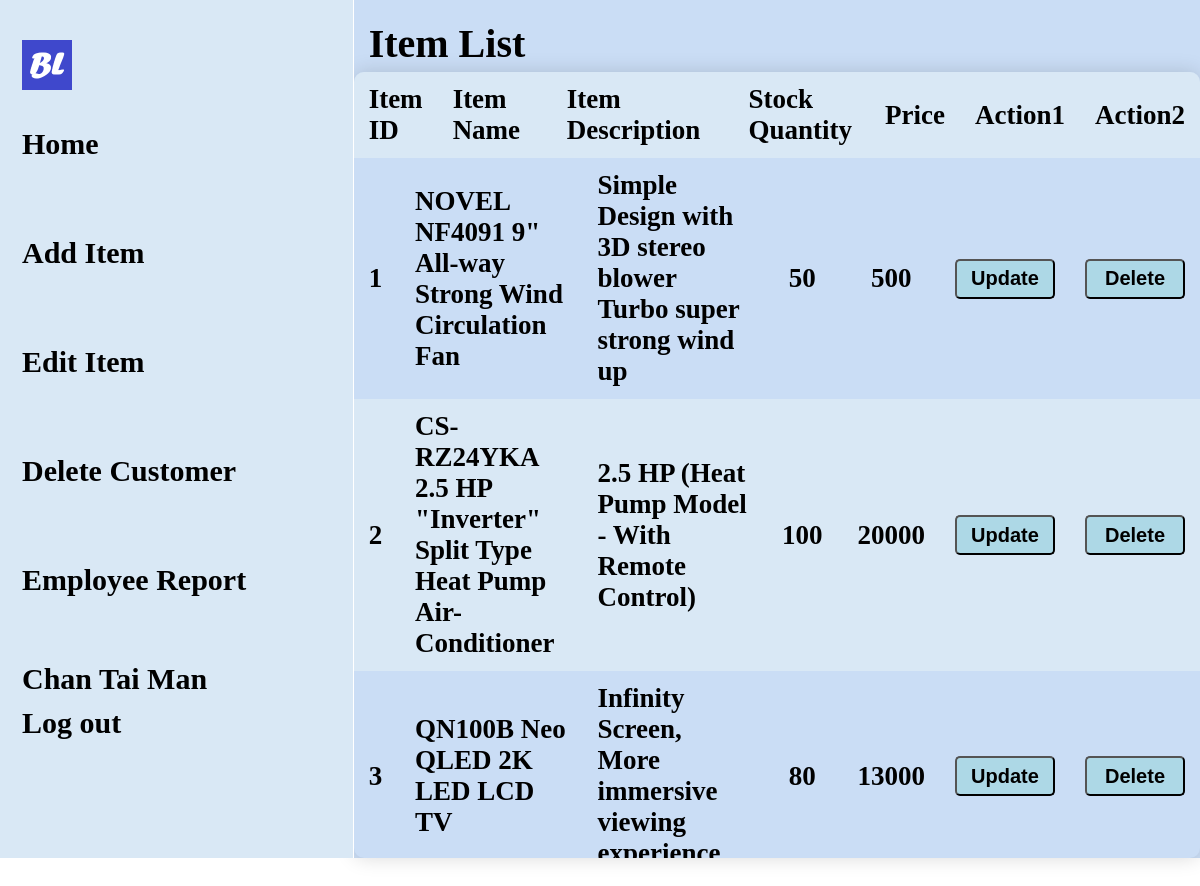
The app's page /EditItem.php (signed in) with its own data.
### tables this page shows
CREATE TABLE `item` (
  `itemID` int(11) NOT NULL,
  `itemName` varchar(255) NOT NULL,
  `itemDescription` text,
  `stockQuantity` int(11) NOT NULL DEFAULT '0',
  `price` double NOT NULL
);

### EditItem.php (the view, shortened to what this page needs)
<!doctype html>
<html lang="en">
<head>
    <link rel="stylesheet" href="css/EditItem.css" type="text/css"/>
</head>
<body>
<?php
$conn = getDBconnection();
$sql = "SELECT * FROM item";
$rs = mysqli_query($conn, $sql)
or die(mysqli_error($conn));
?>
<div class="manager">
    <div class="left-border">
        <div class="left-content">
            <ul class="actions-list">
                <li class="item">
                    <img src="img\logo.png" alt="" class="logo">
                </li>
                <li class="item">
                    <span><a href="Manager.php">Home</a></span>
                </li>
                <li class="item">
                    <span><a href="AddItem.php">Add Item</a></span>
                </li>
                <li class="item">
                    <span><a href="EditItem.php">Edit Item</a></span>
                </li>
                <li class="item">
                    <span><a href="DeleteCustomer.php">Delete Customer</a></span>
                </li>
                <li class="item">
                    <span><a href="EmployeeReport.php">Employee Report</a></span>
                </li>
                <span class="staffName"><?php echo $_SESSION['staffName']?></span>
                <li class="item">
                    <span><a href="logOut.php">Log out</a></span>
                </li>
            </ul>
        </div>
    </div>
    <div class="right-content">
        <div class="header">Item List</div>
        <table class="item-list">
            <thead>
                <tr>
                    <th>Item ID</th>
                    <th>Item Name</th>
                    <th>Item Description</th>
                    <th>Stock Quantity</th>
                    <th>Price</th>
                    <th>Action1</th>
                    <th>Action2</th>
                </tr>
            </thead>
            <tbody>
            <?php
            while ($rc = mysqli_fetch_assoc($rs)){?>
                <tr>
                    <td><?php echo $rc['itemID'];?></td>
                    <td><?php echo $rc['itemName'];?></td>
                    <td><?php echo $rc['itemDescription'];?></td>
                    <td class="num"><?php echo $rc['stockQuantity'];?></td>
                    <td class="num"><?php echo $rc['price'];?></td>
                    <td><form action="UpdateItem.php" method="post" name="itemForm" id="itemForm">
                            <input type="submit" value="Update" class="Update">
                        </form></td>
                    <td><form action="DeleteItemFunction.php" method="post" name="itemForm" id="itemForm">
                            <input type="submit" value="Delete" class="Delete" onclick="return confirm('Are you sure you want to delete?')">
                        </form></td>
                </tr>
                <?php
            }?>
            </tbody>
    </div>
</body>
</html>

### css/EditItem.css (style rules this page uses)
body { margin: 0; justify-content: center; flex-direction: column; overflow: auto; width: 100%; height: 100%; max-width: 1920px; max-height: 1040px; padding: 0px; font-family: "Times New Roman"; font-size: 30px; }
ul { list-style-type: none; padding: 0; }
li { padding: 10px; }
li.item img.logo { width: 50px; height: 50px; position: absolute; top: 40px; }
.manager { display: flex; justify-content: space-between; width: 100%; height: 100%; background-color: white; }
.left-border { background-color: #D9E8F5; width: 500px; border-right: 1px solid white; position: relative; }
.left-content { padding: 10px; }
li.item { margin-bottom: 55px; font-weight: 550; }
li.item img { width: 40px; height: 40px; margin-right: 10px; }
.actions-list { padding: 12px; display: inline-block; justify-content: space-between; }
.staffName { margin-bottom: 55px; font-weight: 550; padding-left: 10px; }
.right-content { display: block; background: #CADDF5; }
.header { font-size: 40px; font-weight: bold; padding: 20px 0px 5px 15px; }
.Delete { color: black; background-color: lightblue; border-radius: 5px; cursor: pointer; width: 100px; height: 40px; font-size: 20px; font-weight: bold; }
.Update { color: black; background-color: lightblue; border-radius: 5px; cursor: pointer; width: 100px; height: 40px; font-size: 20px; font-weight: bold; }
.item-list { width: 100%; overflow: auto; display: block; border-collapse: collapse; font-size: 0.9em; background: #CADDF5; color: black; text-align: left; font-weight: bold; border-radius: 10px; box-shadow: 0 0 20px rgba(0,0,0,0.15); }
.item-list tbody { display: block; width: 100%; height: 700px; overflow-y: auto; }
.item-list thead { width: 100%; }
.item-list thead th:nth-child(1) { width: 8%; }
.item-list thead th:nth-child(2) { width: 24%; }
.item-list thead th:nth-child(3) { width: 33%; }
.item-list thead th:nth-child(4) { width: 18%; }
.item-list thead th:nth-child(5) { width: 7%; }
.item-list thead th:nth-child(6) { width: 1%; }
.item-list thead th:nth-child(7) { width: 0%; }
.item-list thead th:nth-child(6) { width: 18%; }
.item-list tbody td:nth-child(1) { width: 8%; }
.item-list tbody td:nth-child(2) { width: 30%; }
.item-list tbody td:nth-child(3) { width: 44%; }
.item-list tbody td:nth-child(4) { width: 20%; }
.item-list tbody td:nth-child(5) { width: 20%; }
.item-list thead th { background: #D9E8F5; }
.item-list tbody tr:nth-of-type(even) { background: #D9E8F5; }
.item-list th,td { padding: 12px 15px; }
.item-list tbody td.num { text-align: center; }
a { color: black; }
a:link { text-decoration: none; }
@media screen and (max-width: 1300px) { .right-content { display: block; max-width: 1920px; } }
@media screen and (max-width: 1300px) { li.item img { display: none; } }
@media screen and (max-width: 1300px) { li.item img.logo { display: flex; } }
@media screen and (max-width: 1300px) { .left-content { padding: 0px; } }
@media screen and (min-width: 500px) { .right-content { width: 100%; } }

### records on screen
item: itemID "1", itemName "NOVEL NF4091 9\" All-way Strong Wind Circulation Fan", itemDescription "Simple Design with 3D stereo blower Turbo super strong wind up", stockQuantity "50", price "500"
item: itemID "2", itemName "CS-RZ24YKA 2.5 HP \"Inverter\" Split Type Heat Pump Air-Conditioner", itemDescription "2.5 HP (Heat Pump Model - With Remote Control)", stockQuantity "100", price "20000"
item: itemID "3", itemName "QN100B Neo QLED 2K LED LCD TV", itemDescription "Infinity Screen, More immersive viewing…", stockQuantity "80", price "13000"

### other values on screen
$_SESSION['staffName'] "Chan Tai Man"
